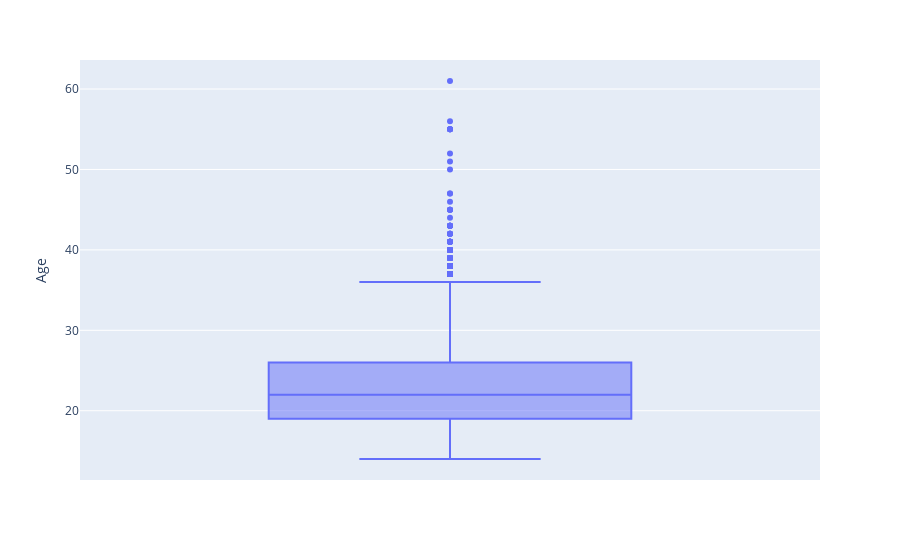

Source (notebook cell):
### Code cell
px.box(df_obesity, y="Age")

### Figure 1 — Plotly figure (JSON) as saved in the notebook; plotly's stock layout.template omitted (floating-point values rounded to 4 significant figures; data arrays with more than 128 entries replaced by an {"elided": "..."} marker saying what was removed)
{"data": [{"alignmentgroup": "True", "hovertemplate": "Age=%{y}<extra></extra>", "legendgroup": "", "marker": {"color": "#636efa"}, "name": "", "notched": false, "offsetgroup": "", "orientation": "v", "showlegend": false, "type": "box", "x0": " ", "xaxis": "x", "y": {"elided": "2111 int values"}, "y0": " ", "yaxis": "y"}], "layout": {"boxmode": "group", "legend": {"tracegroupgap": 0}, "margin": {"t": 60}, "xaxis": {"anchor": "y", "domain": [0, 1]}, "yaxis": {"anchor": "x", "domain": [0, 1], "title": {"text": "Age"}}}}
